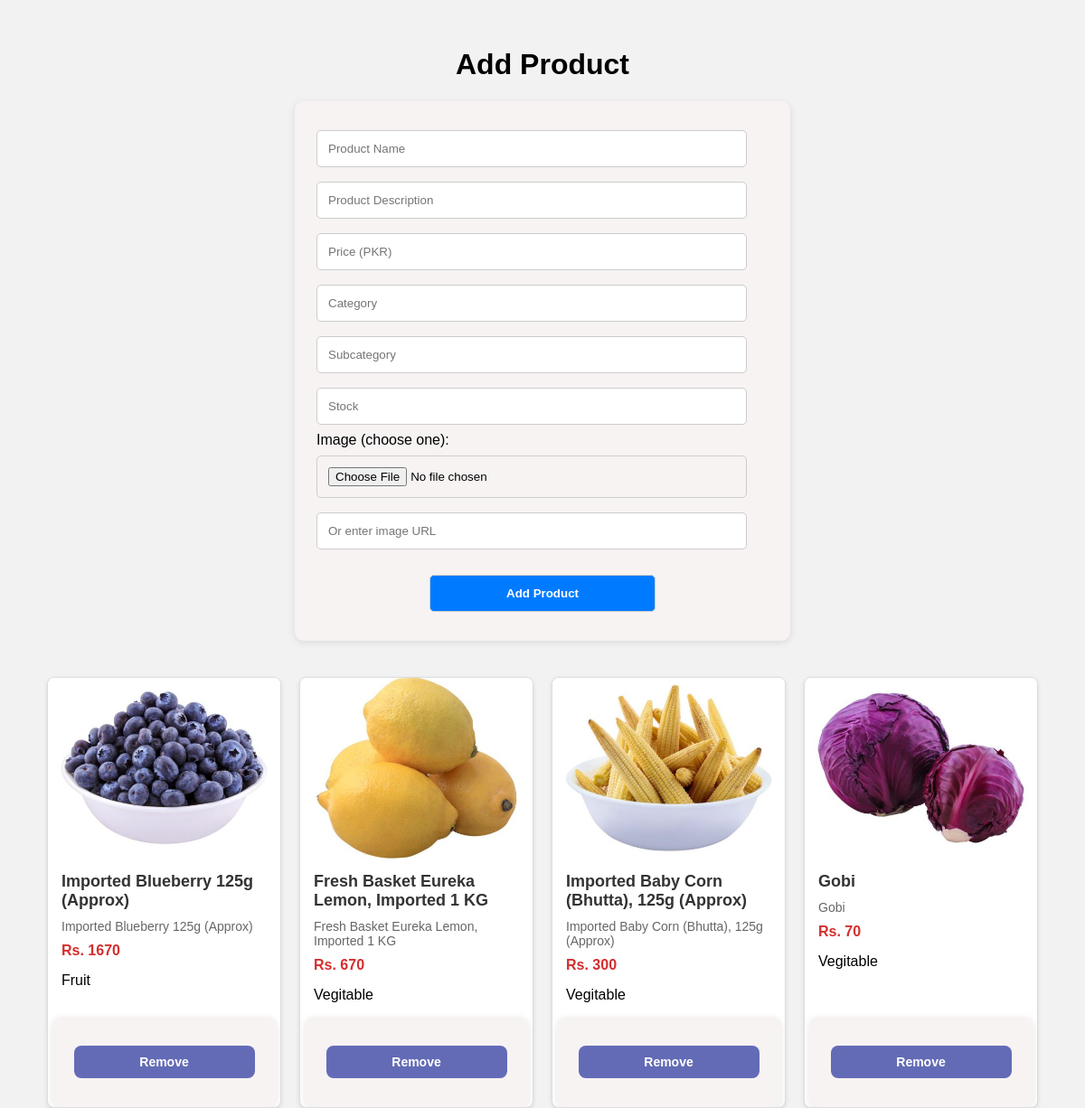
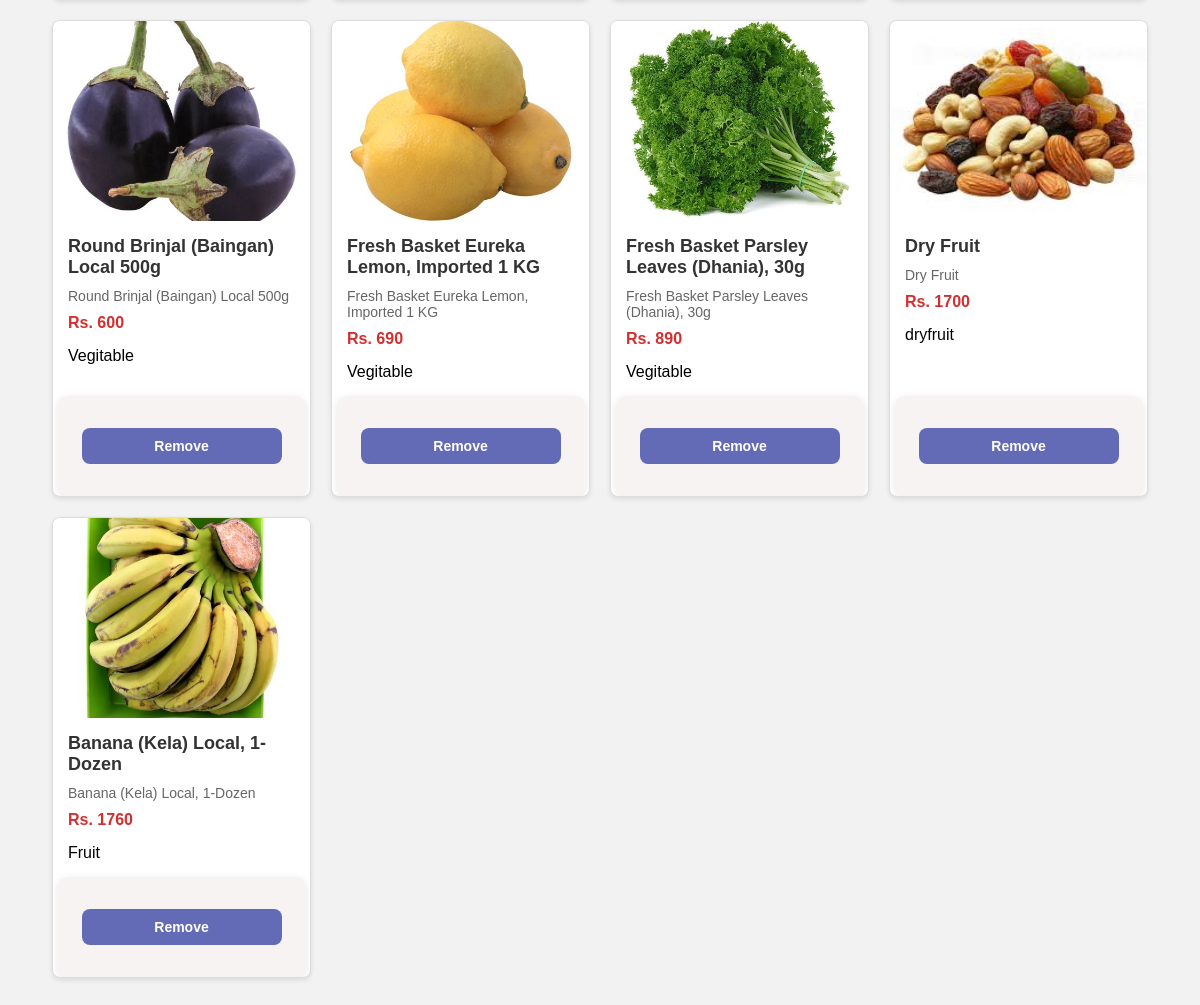
The app's page /addproduct (signed in) with its own data (2 pictures, top to bottom).
### home/models.py (models this page shows, shortened)
class Product(models.Model):
    name = models.CharField(max_length=50)
    desc = models.CharField(max_length=50)
    price = models.IntegerField()
    category = models.CharField(max_length=50, default='')
    subcategory = models.CharField(max_length=50, default='')
    image = models.ImageField(upload_to='product', default='')
    data=models.DateField()
    stock = models.IntegerField(default=None, blank=True, null=True)
    owner = models.ForeignKey(User, default=None, blank=True, null=True, on_delete=models.CASCADE)

### home/views.py (the view, shortened to what this page needs)
# urls.py: path('addproduct',include('home.urls')),
def addproduct(request):
    if request.user.is_anonymous:
        return redirect('login')
    user=request.user
    products=Product.objects.filter(owner=user)
    context={
        'products': products
    }
    return render(request, 'addproduct.html',context)

### templates/addproduct.html (shortened to what this page needs)
{% load static %}
<!DOCTYPE html>
<html lang="en">
<head>
</head>
<body>
  <h1>Add Product</h1>
  <form id="product-form" method="POST" enctype="multipart/form-data">
    <input type="text" name="name" placeholder="Product Name" required />
     <input type="text" name="desc" placeholder="Product Description" required />
    <input type="number" name="price" placeholder="Price (PKR)" required />
    <input type="text" name="category" placeholder="Category" required />
    <input type="text" name="subcategory" placeholder="Subcategory" required />
    <input type="number" name="stock" placeholder="Stock" />
    <label class="note">Image (choose one):</label>
    <div class="tooltip-wrapper">
      <input type="file" name="imageFile" accept="image/*" />
    </div>
    <div class="tooltip-wrapper">
      <input type="url" name="imageURL" placeholder="Or enter image URL" />
    </div>
    <button id="add-pro" type="submit">Add Product</button>
  </form>
<div class="product-grid">
    {% for product in products %}
    <div class="product-card">
        <img src="{{ product.image.url }}" alt="{{ product.name }}">
        <div class="content">
            <h4>{{ product.name }}</h4>
            <p>{{ product.desc }}</p>
            <div class="price">Rs. {{ product.price }}</div>
            <div class='category'>{{product.category}}</div>
        </div>
        <form method="POST" class='reomve_product' action="{% url 'delete_product' product.id %}">
            <button type="submit" class="remove-btn" onclick="return confirm('Are you sure you want to remove this product?')">Remove</button>
        </form>
    </div>
    {% endfor %}
</div>
</body>
</html>

### templates/addproduct.html (style rules this page uses)
body { font-family: Arial, sans-serif; background: #f2f2f2; padding: 2rem; margin: 0; }
h1 { text-align: center; }
form { max-width: 500px; margin: auto; background: #f7f3f3; padding: 1.5rem; border-radius: 10px; box-shadow: 0 2px 8px rgba(0,0,0,0.1); }
input, button, select { width: 90%; padding: 0.75rem; margin: 0.5rem 0; border: 1px solid #ccc; border-radius: 5px; }
button { background: #007bff; color: white; font-weight: bold; cursor: pointer; }
#add-pro { width: 50%; margin-top: 20px; margin-left: 25%; }
.tooltip-wrapper { position: relative; display: inline-block; width: 100%; }
.product-grid { display: grid; grid-template-columns: repeat(4, 1fr); gap: 20px; margin: 20px; }
.product-card { border: 1px solid #ddd; border-radius: 8px; overflow: hidden; background: #fff; display: flex; flex-direction: column; box-shadow: 0 2px 5px rgba(0,0,0,0.1); transition: transform 0.2s; }
.product-card img { width: 100%; height: 200px; object-fit: cover; }
.product-card .content { padding: 15px; flex: 1; }
.product-card h4 { margin: 0 0 10px; font-size: 18px; color: #333; }
.product-card p { margin: 0 0 10px; color: #666; font-size: 14px; }
.product-card .price { font-weight: bold; margin-bottom: 15px; color: #d42e2eff; }
.remove-btn { background: #636bb6ff; color: white; border: none; padding: 10px; cursor: pointer; width: 200px; font-size: 14px; border-radius: 8px 8px 8px 8px; transition: background 0.3s; }

### records on screen
Product: image (picture), name "Imported Blueberry 125g (Approx)", desc "Imported Blueberry 125g (Approx)", price "1670", category "Fruit"
Product: image (picture), name "Fresh Basket Eureka Lemon, Imported 1 KG", desc "Fresh Basket Eureka Lemon, Imported 1 KG", price "670", category "Vegitable"
Product: image (picture), name "Imported Baby Corn (Bhutta), 125g (Approx)", desc "Imported Baby Corn (Bhutta), 125g (Approx)", price "300", category "Vegitable"
Product: image (picture), name "Gobi", desc "Gobi", price "70", category "Vegitable"
Product: image (picture), name "Round Brinjal (Baingan) Local 500g", desc "Round Brinjal (Baingan) Local 500g", price "600", category "Vegitable"
Product: image (picture), name "Fresh Basket Eureka Lemon, Imported 1 KG", desc "Fresh Basket Eureka Lemon, Imported 1 KG", price "690", category "Vegitable"
Product: image (picture), name "Fresh Basket Parsley Leaves (Dhania), 30g", desc "Fresh Basket Parsley Leaves (Dhania), 30g", price "890", category "Vegitable"
Product: image (picture), name "Dry Fruit", desc "Dry Fruit", price "1700", category "dryfruit"
Product: image (picture), name "Banana (Kela) Local, 1-Dozen", desc "Banana (Kela) Local, 1-Dozen", price "1760", category "Fruit"
